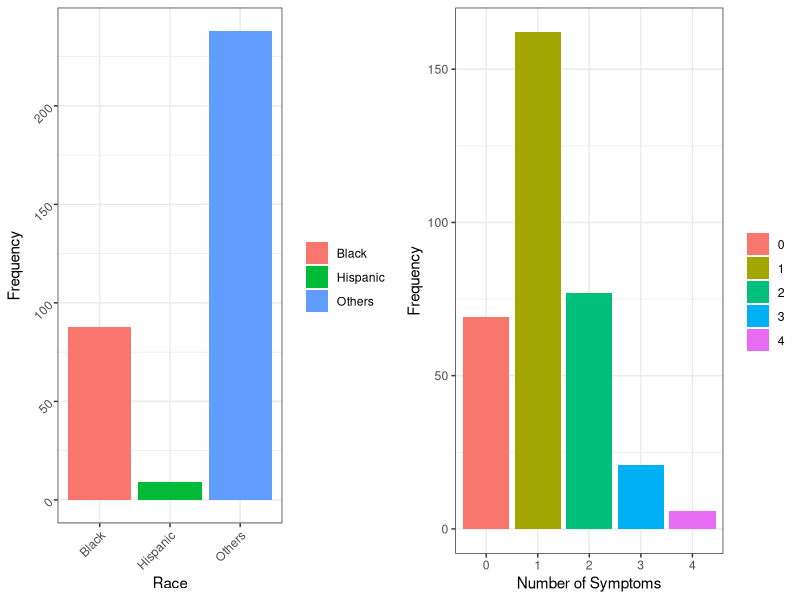
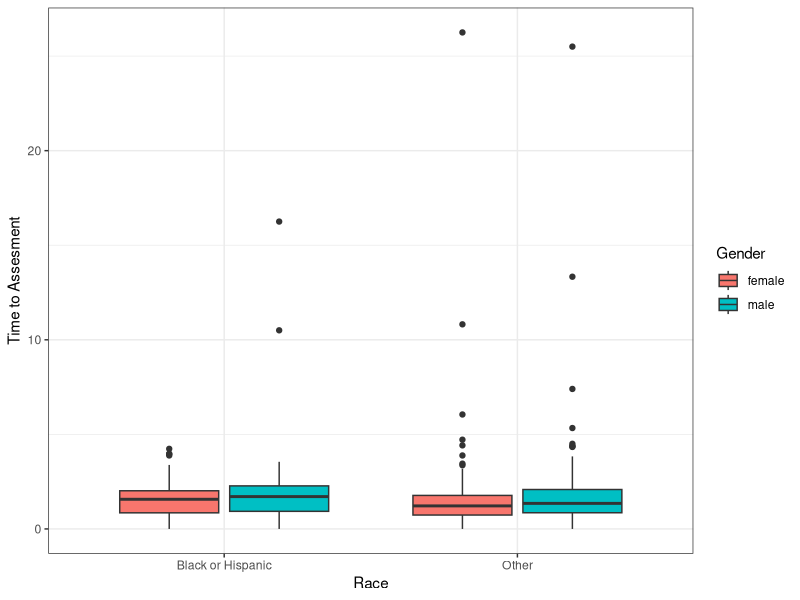
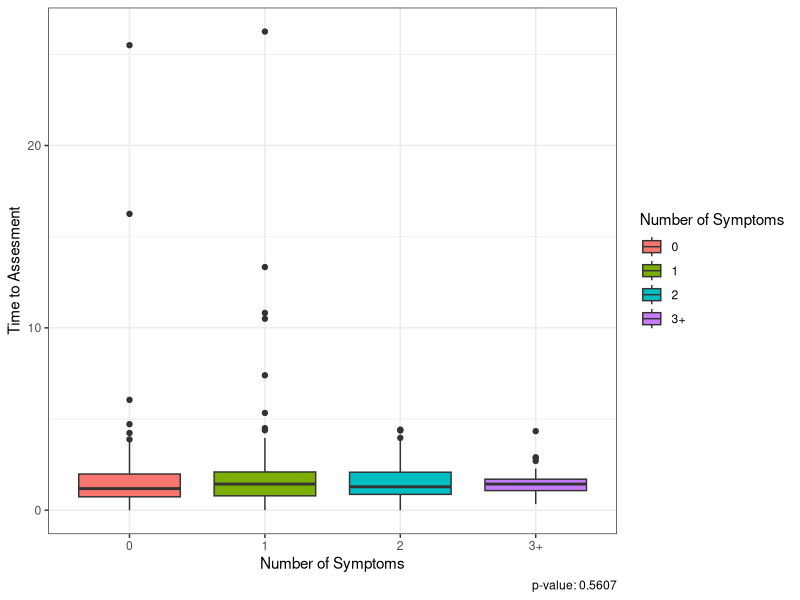
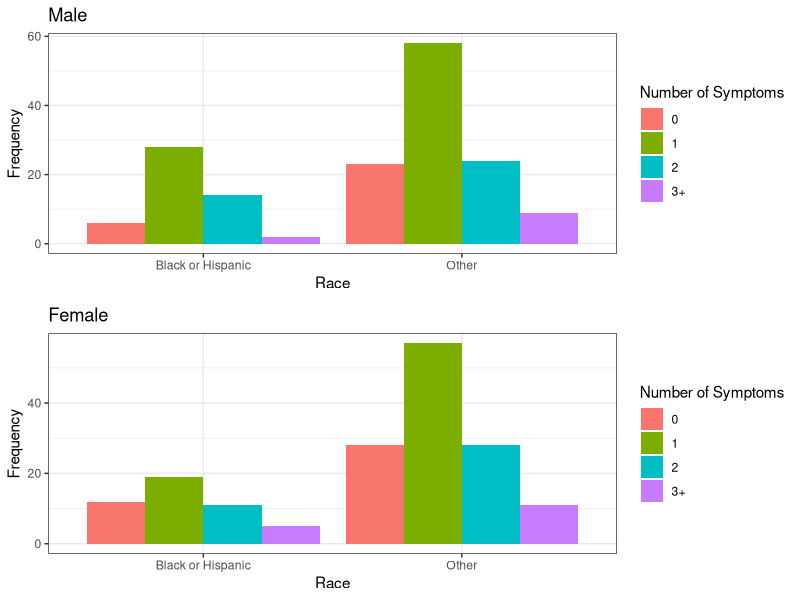
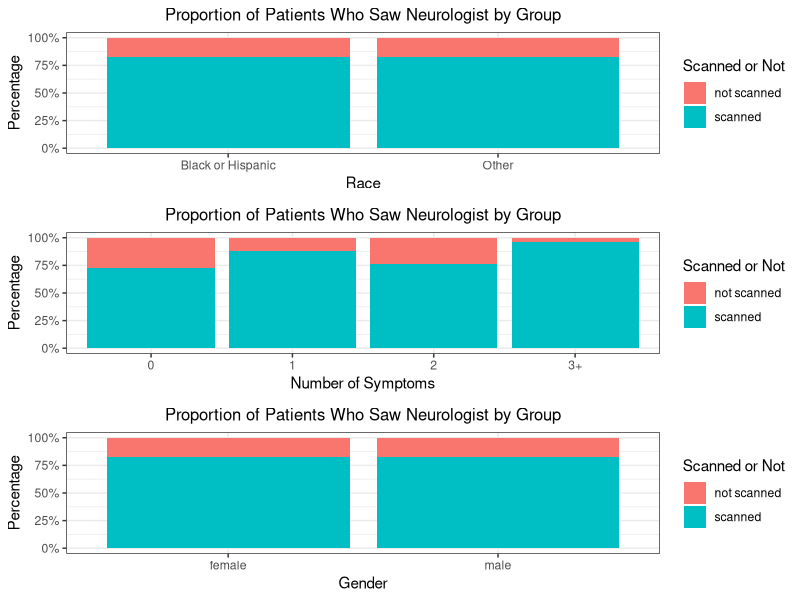
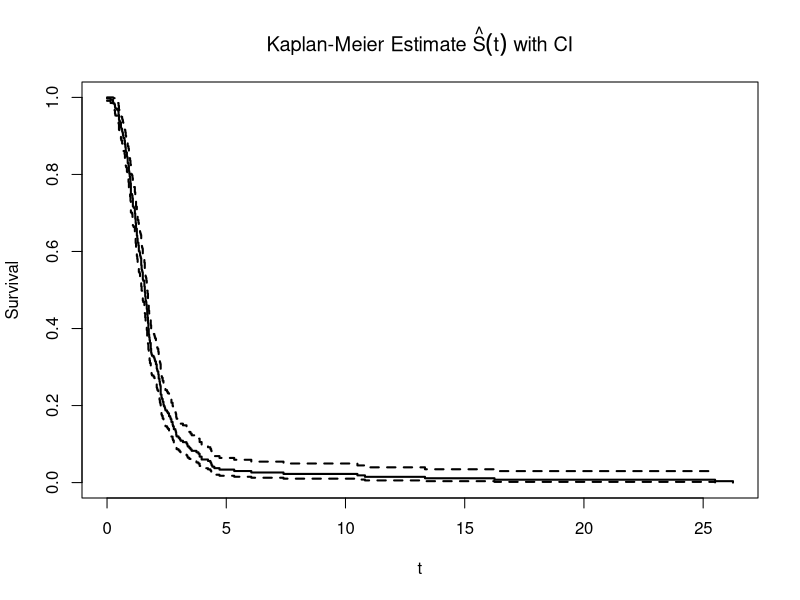
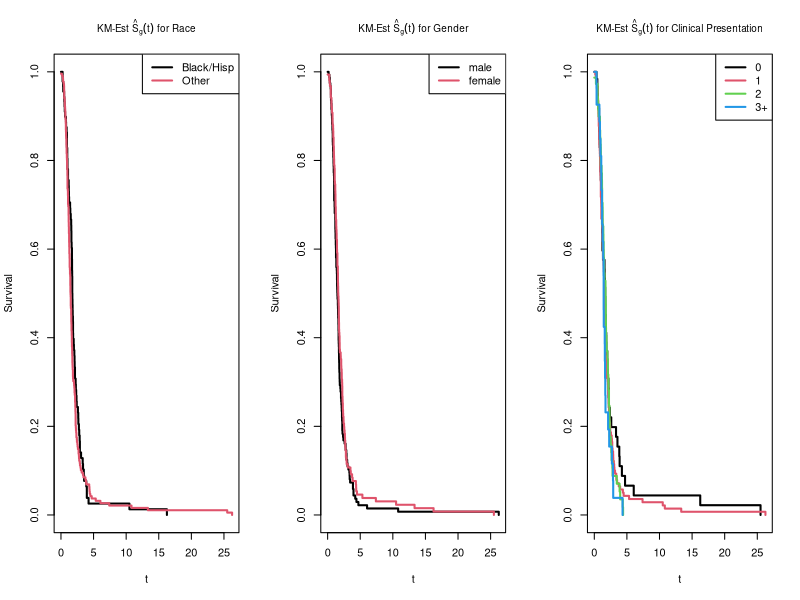

These figures' R source, in order:
## ---- chunk 1
knitr::opts_chunk$set(echo = FALSE, warning = FALSE, message=FALSE)
library(ggplot2)
library(survival)
library(gridExtra)
library(scales)

dat <- read.table("kellydat.txt", header=T)
## ---- chunk 2
pdat = dat[,1:2]
pdat$race = "Others"
pdat$race[dat$black==1]="Black"
pdat$race[dat$hisp==1]="Hispanic"
pdat$gender = "male"
pdat$gender[dat$male==0]="female"
pdat$symptom = "0"
pdat$symptom[dat$sn1==1]="1"
pdat$symptom[dat$sn2==1]="2"
pdat$symptom[dat$sn3==1]="3"
pdat$symptom[dat$all4==1]="4"

p1<- ggplot(data = pdat, aes(x=race, fill=race)) + geom_bar() + theme_bw()+labs(x="Race", y="Frequency",fill="") + theme(axis.text = element_text(angle = 45, hjust = 1))
p2<- ggplot(data = pdat, aes(x=symptom, fill=symptom)) + geom_bar() + theme_bw()+labs(x="Number of Symptoms", y="Frequency", fill="")
grid.arrange(p1, p2, ncol=2)
## ---- chunk 3
missing_d <- (which(is.na(dat)))
#dat[missing_d,] # no NA's

dat$race = "Other"
dat$race[dat$black==1|dat$hisp==1 ]="Black or Hispanic"
dat$gender = "male"
dat$gender[dat$male==0]="female"
dat$symptom = "0"
dat$symptom[dat$sn1==1]="1"
dat$symptom[dat$sn2==1]="2"
dat$symptom[dat$sn3==1|dat$all4==1]="3+"
dat$scan="not scanned"
dat$scan[dat$fail==1]="scanned"
## ---- chunk 4

g1 <- ggplot(data = dat, aes(x=race,y=nctdel)) + geom_boxplot(aes(fill=gender)) + labs(y = "Time to Assesment", x = "Race", fill = "Gender")+theme_bw()

g2 <- ggplot(data = dat, aes(x=symptom, y=nctdel)) +geom_boxplot(aes(fill=symptom)) + labs(y = "Time to Assesment", x = "Number of Symptoms", fill="Number of Symptoms") + theme(legend.position = "None")+theme_bw()

g3m <- ggplot(data = dat[dat$gender=="male",], aes(x=race)) + geom_bar(aes(fill=symptom),position = "dodge") + labs(title="Male", fill="Number of Symptoms", y = "Frequency", x = "Race")+theme_bw()

g3f <- ggplot(data = dat[dat$gender=="female",], aes(x=race)) + geom_bar(aes(fill=symptom),position = "dodge") + labs(title="Female", fill="Number of Symptoms", y = "Frequency", x = "Race")+theme_bw()

g1
## ---- chunk 5
p2 <- summary(aov(data=dat, nctdel ~ symptom))[[1]][["Pr(>F)"]][1]
g2 + labs(caption = paste("p-value:", round(p2,4)))
## ---- chunk 6
grid.arrange(g3m, g3f, nrow=2)
## ---- chunk 7
p3<-ggplot(data = dat, aes(x=race,fill=scan))+geom_bar(position="fill") +theme_bw()+ labs(x="Race",y="Percentage",fill="Scanned or Not",title ="Proportion of Patients Who Saw Neurologist by Group") + theme(plot.title = element_text(size=12, hjust = 0.5)) +scale_y_continuous(labels=percent_format())
p4<-ggplot(data = dat, aes(x=symptom,fill=scan)) +geom_bar(position="fill") +theme_bw()+labs(x="Number of Symptoms", y="Percentage", fill="Scanned or Not",title ="Proportion of Patients Who Saw Neurologist by Group") + theme(plot.title = element_text(size=12, hjust = 0.5))+scale_y_continuous(labels=percent_format())
p5<-ggplot(data = dat, aes(x=gender,fill=scan))+geom_bar(position="fill") +theme_bw()+ labs(x="Gender",y="Percentage",fill="Scanned or Not",title ="Proportion of Patients Who Saw Neurologist by Group") + theme(plot.title = element_text(size=12, hjust = 0.5))+scale_y_continuous(labels=percent_format())
grid.arrange(p3, p4,p5, nrow=3)
## ---- chunk 8
dat.KM <- survfit(Surv(nctdel, fail) ~ 1, data = dat) #estimated survival curve 

plot(dat.KM, main=expression(paste("Kaplan-Meier Estimate ", hat(S)(t), " with CI")),
     xlab="t", ylab="Survival", lwd=2)
## ---- chunk 9

par(mfrow=c(1,3))
dat.KM.race <- survfit(Surv(nctdel, fail) ~ race, type="kaplan-meier", conf.type="log", data=dat)

plot(dat.KM.race, main=expression(paste("KM-Est ", hat(S)[g](t), " for Race")),
     xlab="t", ylab="Survival", lwd=2, col=1:3, cex.main=0.9)
legend(x="topright", col=1:2, lwd=2, legend=c("Black/Hisp", "Other"))


dat.KM.gender <- survfit(Surv(nctdel, fail) ~ male, type="kaplan-meier", conf.type="log", data=dat)

plot(dat.KM.gender, main=expression(paste("KM-Est ", hat(S)[g](t), " for Gender")),
     xlab="t", ylab="Survival", lwd=2, col=1:2, cex.main=0.9)
legend(x="topright", col=1:2, lwd=2, legend=c("male", "female"))


dat.KM.symptom <- survfit(Surv(nctdel, fail) ~ symptom, type="kaplan-meier", conf.type="log", data=dat)

plot(dat.KM.symptom, main=expression(paste("KM-Est ", hat(S)[g](t), " for Clinical Presentation")),
     xlab="t", ylab="Survival", lwd=2, col=1:4, cex.main=0.9)
legend(x="topright", col=1:4, lwd=2, legend=c("0", "1", "2", "3+"))
